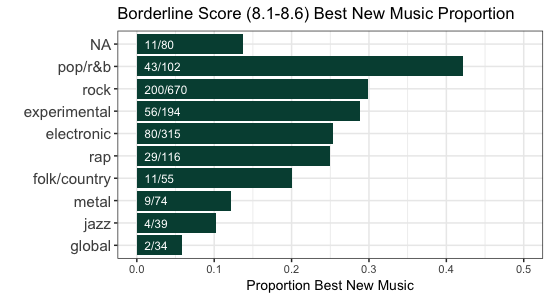

Write R code to recreate this figure.
rm(list=ls())
suppressMessages(library(tidyverse))

p4k_db = DBI::dbConnect(RSQLite::SQLite(),"../pitchfork.db")
reviews = tbl(p4k_db, "reviews")
genres = tbl(p4k_db, "genres")
years = tbl(p4k_db, "years")

# reviews that are not special cases (re-relases, etc):
# 	- no only one year listing, which is the pub year or the year before
# 	- no various artists
regular_reviews = years %>%
	group_by(reviewid) %>%
	summarise(maxyear = max(year), nyears = n()) %>%
	filter(nyears==1) %>% # no reissues
	inner_join(select(reviews, artist, reviewid, pub_year), by = 'reviewid') %>%
	filter(maxyear >= pub_year-1,) %>% # no VA
	filter(artist != 'various artists') %>% # no compilations
	collect %>% 
	.[['reviewid']]

# borderlines:
#  - in score range
#  - not sundays
#  - published after start of bnm
#  - are not reissues
borderline = reviews %>%
	filter(score > 8.0, score < 8.6) %>% # score range
	filter(pub_weekday < 6) %>%
	filter(pub_date > '2003-01-14') %>% # not sunday, after start
	filter(reviewid %in% regular_reviews) %>% # is not a reissue
	inner_join(genres,  by = 'reviewid' ) %>%
	group_by(genre) %>%
	summarise(p = mean(best_new_music), bnm = sum(best_new_music), total = n()) %>%
	ungroup() %>%
	arrange(desc(p)) %>%
	collect

DBI::dbDisconnect(p4k_db)

borderline$label = paste0(borderline$bnm, '/', borderline$total)

plot = ggplot(borderline, aes(reorder(genre, p), p)) + 
	geom_col(fill = '#004D40') + 
	geom_text(aes(x = genre, y = 0.01, label = borderline$label), size = 3, colour='white', hjust='inward')+ 
	ylab('Proportion Best New Music') + 
    xlab('') + 
    ggtitle("Borderline Score (8.1-8.6) Best New Music Proportion") + 
    scale_y_continuous(limit=c(0,0.5)) +
    theme_bw(base_size = 10) +
    theme(axis.text.y = element_text(size=11))+
    coord_flip()
	

# set up save params, save as svg and png
args = list(
	plot = plot,  
	width = 5.5, 
	height = 3, 
	units = 'in'
)
for (ext in c('png')) {
	fname = paste0('borderline-genre-bars.',ext)
	fname
	curr_args = c(fname, args)	
	if (ext=='png') curr_args = c(curr_args, list(dpi = 100))	
	do.call(ggsave, curr_args)
}
